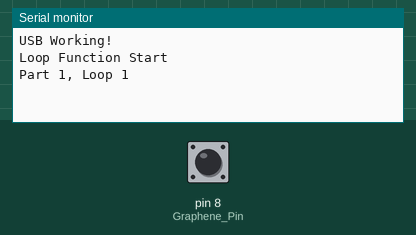
Simulated run of this sketch. Board: Arduino Uno, built with avr-gcc and run on an emulated ATmega328P. On the bench: the last lines printed to the serial monitor. Inputs (shaded band) come from the test bench; at power-on: pin 8 (Graphene_Pin) HIGH.

Above: at 1.2 s.
1.3 s: pin 8 (Graphene_Pin) pulled LOW for 0.15 s
At 2.6 s:
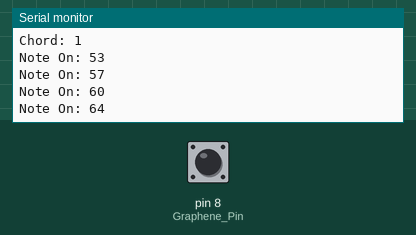
2.9 s: pin 8 (Graphene_Pin) pulled LOW for 1 s
At 3.7 s:
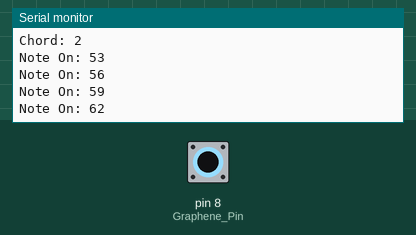
5.4 s: pin 8 (Graphene_Pin) pulled LOW for 0.15 s
At 6.7 s:
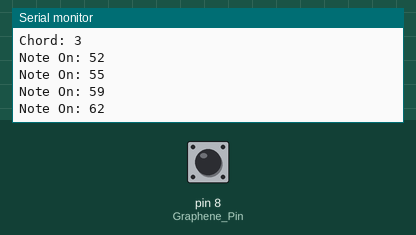
7.0 s: pin 8 (Graphene_Pin) pulled LOW for 1 s
At 8.0 s:
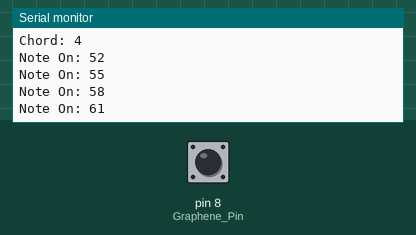
Timing chart, 0 to 10.0 s (numbered marks = the images above; inputs shaded):
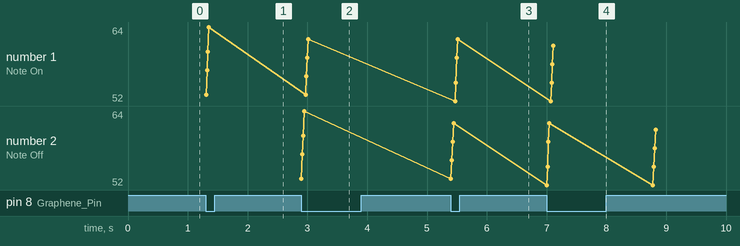

Measured:
- after the input at 1.3 s, the serial monitor: prints a new line at once (image 1)
- after the input at 2.9 s, the serial monitor: prints a new line at once (image 2)
- after the input at 5.4 s, the serial monitor: prints a new line at once (image 3)
- after the input at 7.0 s, the serial monitor: prints a new line at once (image 4)
- plotted number 1: 64 → 62 after the input at 2.9 s, 62 → 61 after the input at 7.0 s
- plotted number 2: 62 → 61 after the input at 7.0 s

The sketch:

Keyboard_v2.ino
```cpp
#include <SPI.h>
#include <SD.h>
#include <SoftwareSerial.h>

SoftwareSerial midiSerial(2,3);  // Rx, Tx

const int Chord_Notes = 4;  // Number of notes to be played in each chord
const int Number_Chords = 4; // Number of different chords to play

const int Number_Parts = 3; // Number of different parts in the piece
const int Loop_Length[Number_Parts] = {2,2,2}; // Chorus, Verse2, Chorus

const int Notes[Number_Chords][Chord_Notes] = {{53,57,60,64},{53,56,59,62},{52,55,59,62},{52,55,58,61}};   // Midi notes to be played in each chord, {{chord1},{chord2},{chord3},{chord4}}

const int LastChord_Time = 660;  // Amount of time the last Chord of each part is played for, in mS

const int Graphene_Pin = 8;  // Input from graphene
int NoteOn_Flag = 0;   // Keep track of if there is a note playing


void setup() {
  // put your setup code here, to run once:
  Serial.begin(9600);
  midiSerial.begin(31250);

  while (!Serial){
    ;
  }

  Serial.println("USB Working!");
  pinMode(Graphene_Pin, INPUT_PULLUP);
  digitalWrite(Graphene_Pin, HIGH);
}

void loop() {
  // put your main code here, to run repeatedly:
  Serial.println("Loop Function Start");

  for (int k=0; k < Number_Parts; k++)
  {

      for (int j=0; j < Loop_Length[k]; j++)
      {
          Serial.println();
          Serial.print("Part ");
          Serial.print(k+1);
          Serial.print(", Loop ");
          Serial.println(j+1);

          for (int i=0; i < Number_Chords; i++)
          {

              while (digitalRead(Graphene_Pin) > 0)
              {
                ;
              }

              if (NoteOn_Flag == 1)
              {
                  for (int h=0; h < Chord_Notes; h++)
                  {
                      noteOn(128,Notes[i-1][h],127);
                      NoteOn_Flag = 0;

                      Serial.print("Note Off: ");
                      Serial.println(Notes[i-1][h]);
                  }
              }

              Serial.print("Chord: ");
              Serial.println(i+1);

              for (int h=0; h < Chord_Notes; h++)
              {
                  noteOn(144,Notes[i][h],127);
                  NoteOn_Flag = 1;

                  Serial.print("Note On: ");
                  Serial.println(Notes[i][h]);
              }
              while (digitalRead(Graphene_Pin) == 0)
              {
                ;
              }

              delay(100);

              if (i == Number_Chords-1)
              {
                  delay(LastChord_Time);
                  Serial.println("Last Chord Part");

                  for (int h=0; h < Chord_Notes; h++)
                  {
                      noteOn(128,Notes[i][h],127);
                      NoteOn_Flag = 0;

                      Serial.print("Note Off: ");
                      Serial.println(Notes[i][h]);
                  }
              }


//              if (i==Number_Chords-1 & j == Loop_Length[k]-1)
//              {
//                  delay(LastChord_Time);
//                  Serial.println("Last Chord Part");
//
//                  for (int h=0; h < Chord_Notes; h++)
//                  {
//                      noteOn(128,Notes[i][h],127);
//                      NoteOn_Flag = 0;
//
//                      Serial.print("Note Off: ");
//                      Serial.println(Notes[i][h]);
//                  }
//              }

          }
      }
      Serial.println();

  }
  Serial.println("End");

}

void noteOn(int cmd, int pitch, int velocity) {
  midiSerial.write(cmd);
  midiSerial.write(pitch);
  midiSerial.write(velocity);
}
```
